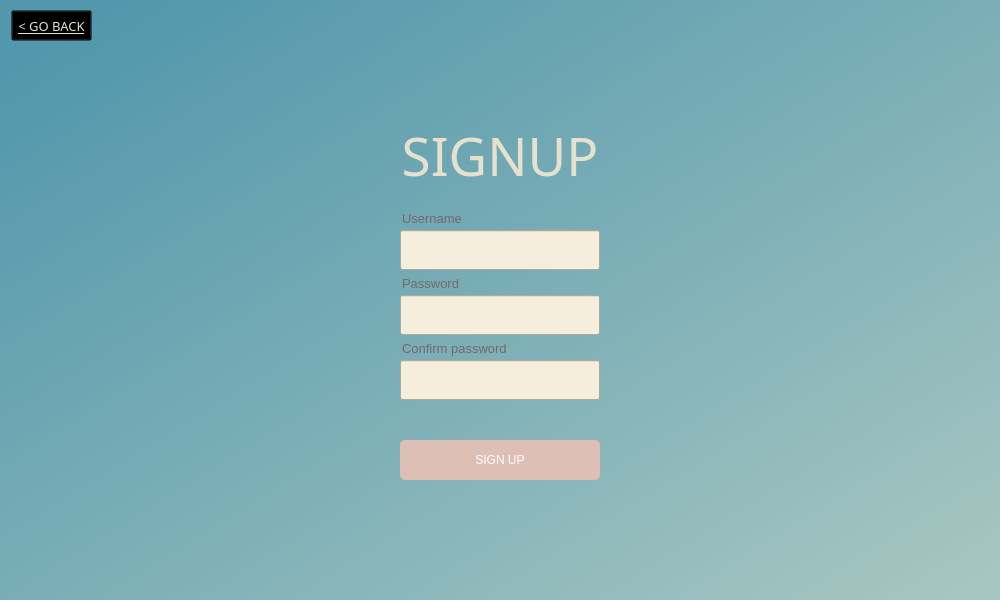
<?xml version="1.0" encoding="UTF-8"?>
<ui version="4.0">
 <class>Dialog</class>
 <widget class="QDialog" name="Dialog">
  <property name="geometry">
   <rect>
    <x>0</x>
    <y>0</y>
    <width>1000</width>
    <height>600</height>
   </rect>
  </property>
  <property name="windowTitle">
   <string>Dialog</string>
  </property>
  <widget class="QWidget" name="bgwidget" native="true">
   <property name="geometry">
    <rect>
     <x>0</x>
     <y>0</y>
     <width>1000</width>
     <height>600</height>
    </rect>
   </property>
   <property name="font">
    <font>
     <underline>false</underline>
    </font>
   </property>
   <property name="styleSheet">
    <string notr="true">QWidget#bgwidget{
background-color: qlineargradient(spread:pad, x1:0.0511364, y1:0.068, x2:0.813, y2:0.823864, stop:0 rgba(209, 107, 165, 255), stop:1 rgba(255, 255, 255, 255));
	background-color: qlineargradient(spread:pad, x1:0.142, y1:0.130818, x2:0.9375, y2:0.932, stop:0 rgba(10, 9, 16, 255), stop:1 rgba(73, 0, 126, 255));
	background-color: qlineargradient(spread:pad, x1:0.0454545, y1:0.125, x2:0.954545, y2:0.915, stop:0 rgba(186, 166, 165, 255), stop:1 rgba(222, 191, 181, 255));
	background-color: qlineargradient(spread:pad, x1:0.057, y1:0.0625, x2:0.988636, y2:0.96, stop:0 rgba(82, 151, 172, 255), stop:1 rgba(166, 198, 193, 255));
}
</string>
   </property>
   <widget class="QLabel" name="signuplabel">
    <property name="geometry">
     <rect>
      <x>350</x>
      <y>120</y>
      <width>300</width>
      <height>71</height>
     </rect>
    </property>
    <property name="font">
     <font>
      <family>Century Gothic</family>
      <pointsize>40</pointsize>
      <weight>50</weight>
      <italic>false</italic>
      <bold>false</bold>
     </font>
    </property>
    <property name="styleSheet">
     <string notr="true">color: rgb(230, 224, 207);
font: 48pt &quot;Maiandra GD&quot;;
font: 48pt &quot;MV Boli&quot;;
font: 75 48pt &quot;Segoe Script&quot;;
font: 40pt &quot;Century Gothic&quot;;
</string>
    </property>
    <property name="text">
     <string>SIGNUP</string>
    </property>
    <property name="alignment">
     <set>Qt::AlignCenter</set>
    </property>
   </widget>
   <widget class="QPushButton" name="signupbutton">
    <property name="geometry">
     <rect>
      <x>400</x>
      <y>440</y>
      <width>200</width>
      <height>40</height>
     </rect>
    </property>
    <property name="styleSheet">
     <string notr="true">QPushButton{
border-radius:5px;
color: rgb(255, 255, 255);
font: 16pt &quot;Century Gothic&quot;;
background-color: rgb(222, 191, 181);
}

QPushButton:hover{
background-color: #b5debf;
}
</string>
    </property>
    <property name="text">
     <string>SIGN UP</string>
    </property>
   </widget>
   <widget class="QLineEdit" name="usernamefield">
    <property name="geometry">
     <rect>
      <x>400</x>
      <y>230</y>
      <width>200</width>
      <height>40</height>
     </rect>
    </property>
    <property name="styleSheet">
     <string notr="true">background-color: rgb(230, 224, 207);
font: 13pt &quot;MS Shell Dlg 2&quot;;
background-color: rgb(245, 238, 220);</string>
    </property>
   </widget>
   <widget class="QLineEdit" name="passwordfield">
    <property name="geometry">
     <rect>
      <x>400</x>
      <y>295</y>
      <width>200</width>
      <height>40</height>
     </rect>
    </property>
    <property name="styleSheet">
     <string notr="true">background-color: rgb(245, 238, 220);
font: 13pt &quot;MS Shell Dlg 2&quot;;</string>
    </property>
   </widget>
   <widget class="QLabel" name="usernamelabel">
    <property name="geometry">
     <rect>
      <x>402</x>
      <y>210</y>
      <width>61</width>
      <height>16</height>
     </rect>
    </property>
    <property name="font">
     <font>
      <family>MS Shell Dlg 2</family>
      <pointsize>10</pointsize>
      <weight>9</weight>
      <italic>false</italic>
      <bold>false</bold>
     </font>
    </property>
    <property name="styleSheet">
     <string notr="true">font: 10pt &quot;MS Shell Dlg 2&quot;;
color: rgb(145, 129, 129);
color: rgb(117, 104, 104);
font: 75 10pt &quot;MS Shell Dlg 2&quot;;
</string>
    </property>
    <property name="text">
     <string>Username</string>
    </property>
   </widget>
   <widget class="QLabel" name="passwordlabel">
    <property name="geometry">
     <rect>
      <x>402</x>
      <y>275</y>
      <width>61</width>
      <height>16</height>
     </rect>
    </property>
    <property name="font">
     <font>
      <family>MS Shell Dlg 2</family>
      <pointsize>10</pointsize>
      <weight>9</weight>
      <italic>false</italic>
      <bold>false</bold>
     </font>
    </property>
    <property name="styleSheet">
     <string notr="true">font: 10pt &quot;MS Shell Dlg 2&quot;;
color: rgb(145, 129, 129);
color: rgb(117, 104, 104);
font: 75 10pt &quot;MS Shell Dlg 2&quot;;
</string>
    </property>
    <property name="text">
     <string>Password</string>
    </property>
   </widget>
   <widget class="QLabel" name="messagelabel">
    <property name="geometry">
     <rect>
      <x>330</x>
      <y>415</y>
      <width>340</width>
      <height>20</height>
     </rect>
    </property>
    <property name="styleSheet">
     <string notr="true">font: 10pt &quot;MS Shell Dlg 2&quot;;
color: rgb(255, 0, 4);</string>
    </property>
    <property name="text">
     <string/>
    </property>
    <property name="alignment">
     <set>Qt::AlignCenter</set>
    </property>
   </widget>
   <widget class="QPushButton" name="gobackbutton">
    <property name="geometry">
     <rect>
      <x>11</x>
      <y>10</y>
      <width>81</width>
      <height>31</height>
     </rect>
    </property>
    <property name="font">
     <font>
      <family>Century Gothic</family>
      <pointsize>10</pointsize>
      <weight>50</weight>
      <italic>false</italic>
      <bold>false</bold>
      <underline>true</underline>
     </font>
    </property>
    <property name="styleSheet">
     <string notr="true">color: rgb(230, 224, 207);
font: 10pt &quot;Century Gothic&quot;;
background-color:rgba(0,0,0,0);</string>
    </property>
    <property name="text">
     <string>&lt; GO BACK</string>
    </property>
   </widget>
   <widget class="QLabel" name="passwordlabel_2">
    <property name="geometry">
     <rect>
      <x>402</x>
      <y>340</y>
      <width>121</width>
      <height>16</height>
     </rect>
    </property>
    <property name="font">
     <font>
      <family>MS Shell Dlg 2</family>
      <pointsize>10</pointsize>
      <weight>9</weight>
      <italic>false</italic>
      <bold>false</bold>
     </font>
    </property>
    <property name="styleSheet">
     <string notr="true">font: 10pt &quot;MS Shell Dlg 2&quot;;
color: rgb(145, 129, 129);
color: rgb(117, 104, 104);
font: 75 10pt &quot;MS Shell Dlg 2&quot;;
</string>
    </property>
    <property name="text">
     <string>Confirm password</string>
    </property>
   </widget>
   <widget class="QLineEdit" name="confirmpasswordfield">
    <property name="geometry">
     <rect>
      <x>400</x>
      <y>360</y>
      <width>200</width>
      <height>40</height>
     </rect>
    </property>
    <property name="styleSheet">
     <string notr="true">background-color: rgb(245, 238, 220);
font: 13pt &quot;MS Shell Dlg 2&quot;;</string>
    </property>
   </widget>
  </widget>
 </widget>
 <resources/>
 <connections/>
</ui>
